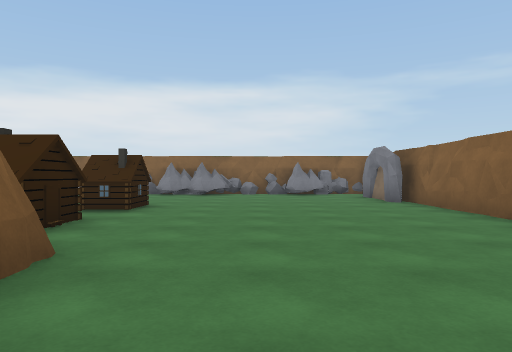
View 1 (above)

17 first-person views from a walk through a scene from a Unity 3-D project. The camera is 1.2 m above the floor, looks level and sees 70° across. The floor is counted in squares, 2 m on a side. Each view is taken from the middle of a square. On the plan, view 1 faces up. The plan holds only what a view shows up to about 10 squares ahead; the rest is blank. The place goes on beyond the plan. The player character is not drawn.

View 2
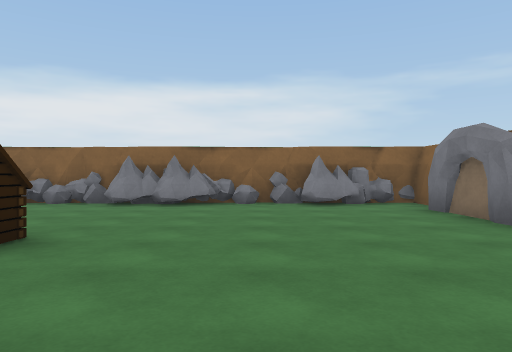

View 3
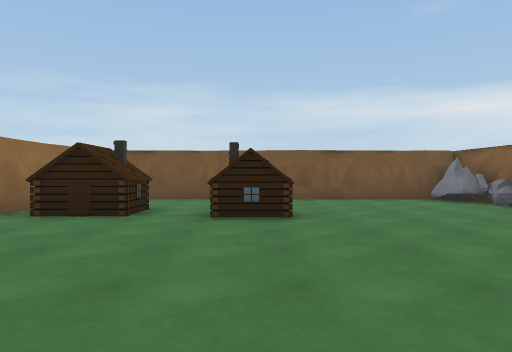

View 4
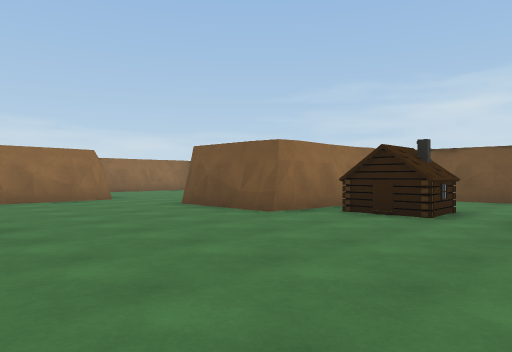

View 5
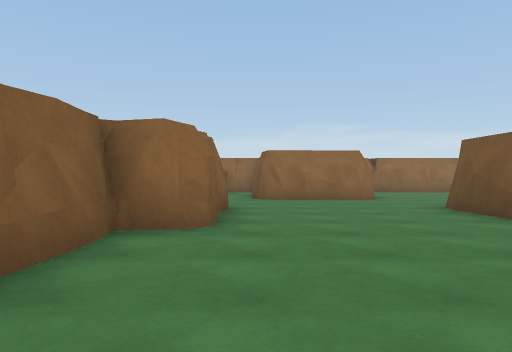

View 6
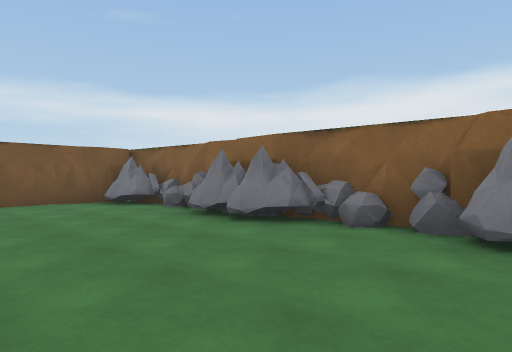

View 7
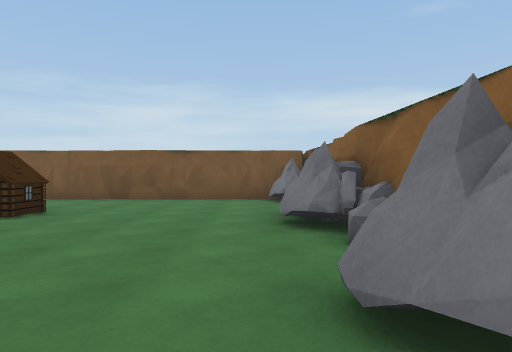

View 8
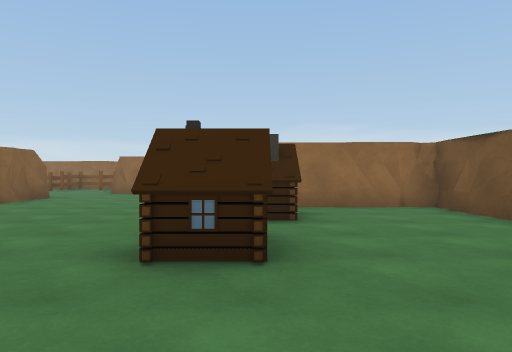

View 9
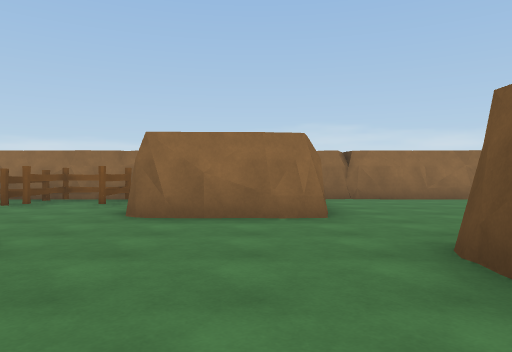

View 10
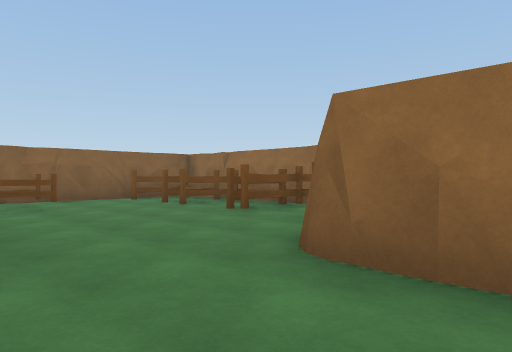

View 11
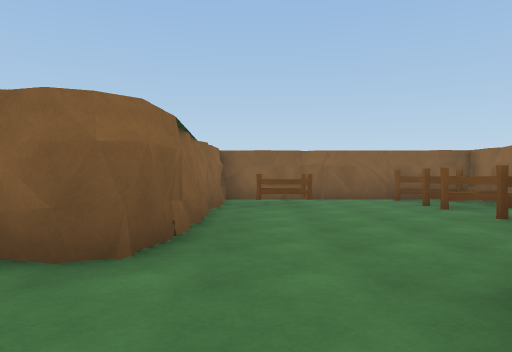

View 12
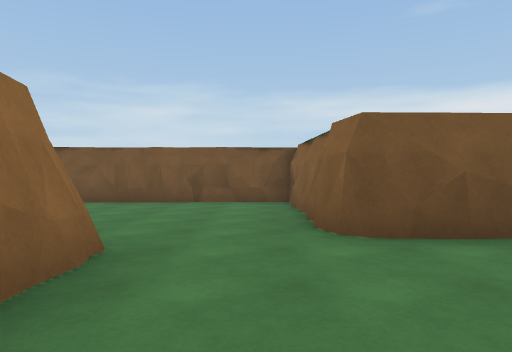

View 13
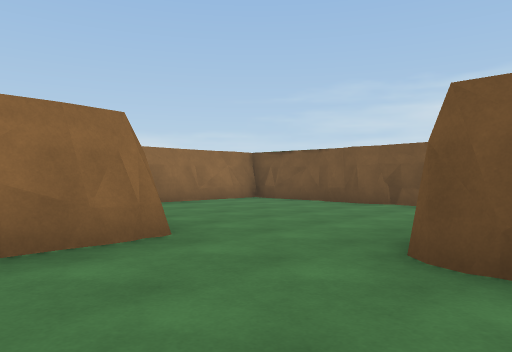

View 14
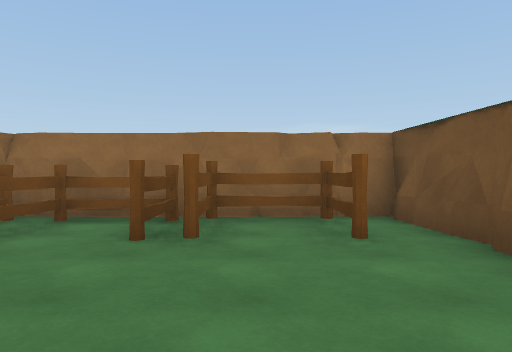

View 15
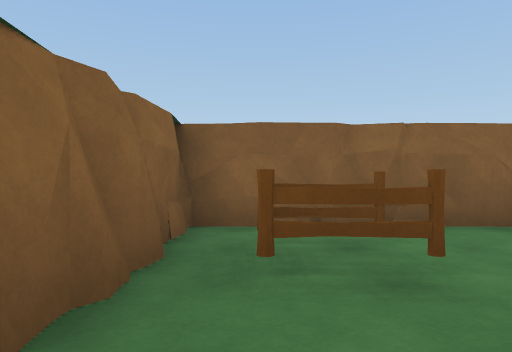

View 16
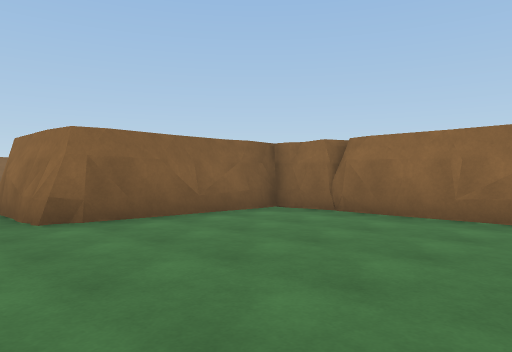

View 17
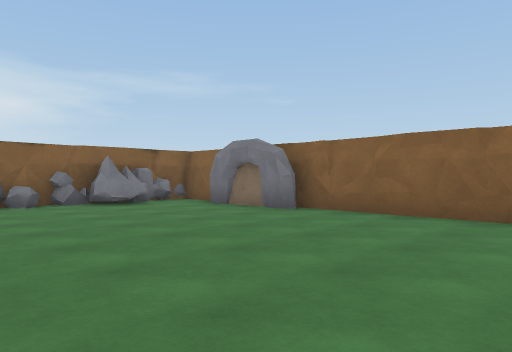

### Floor plan
Key: @ floor where view 1 was taken; # wall or solid block; . floor; O other object.
Columns run from 7 left of view 1 to 10 right of it. Each row starts with its distance up from view 1.
 13   ##  O # OO
 12 OOOOOOOOOOO#
 11 #..........#
 10 #.........##
  9 #.........##
  8 #..........#
  7 #...OO.....#
  6 #..........#
  5 #...O......#
  4 #...O......#
  3 ######....##
  2      #....#
  1      #....#
  0 ######.@..########
 -1 #.............OO.#
 -2 #.............OO.#
 -3 #.....####.......#
 -4 #.....#  #.......#
 -5 #.....#  #..O.O..#
 -6 #.....#  #..##...#
 -7 #######  #########

Where each view was taken, in squares from view 1:
view 1: 0 up, 0 right, facing up
view 2: 4 up, 0 right, facing up
view 3: 7 up, 3 right, facing left
view 4: 7 up, 3 right, facing down-left
view 5: 7 up, 2 right, facing down
view 6: 8 up, 2 right, facing up-left
view 7: 11 up, 3 right, facing left
view 8: 10 up, 3 left, facing down
view 9: 3 up, 0 right, facing down
view 10: 0 up, 0 right, facing down-right
view 11: 1 down, 0 right, facing right
view 12: 1 down, 2 right, facing left
view 13: 1 up, 1 right, facing down-left
view 14: 1 down, 4 right, facing down
view 15: 1 down, 5 right, facing right
view 16: 1 down, 6 left, facing down-right
view 17: 4 up, 2 left, facing up-right
